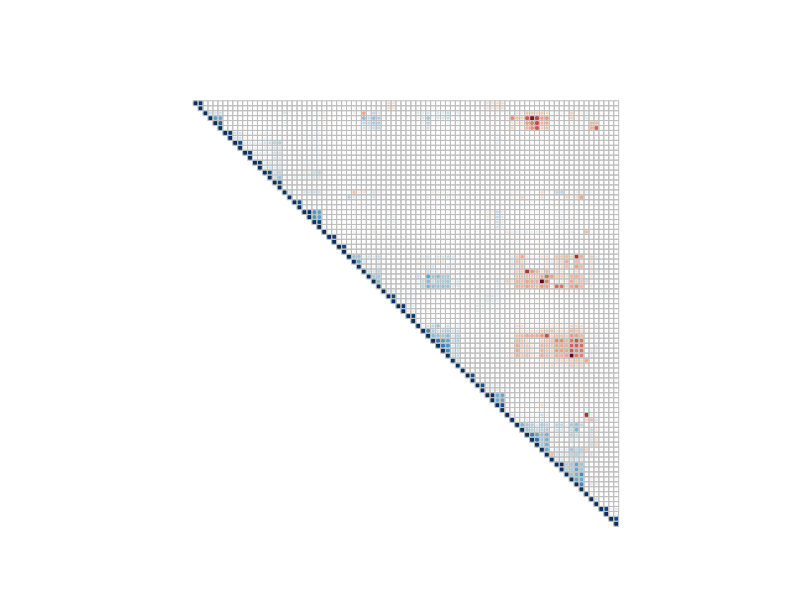

Recreate this plot in R. (Note: this script raises an error after producing the figure.)
rm(list=ls())

data <- read.csv("./ticdata2000.csv")

str(data)

head(data)

# check for missing data
rows  <- nrow(data)
compcases  <- sum(complete.cases(data))
# if this next logical test returns FALSE, data is missing.
rows==compcases
# no issues, all rows are complete

# Attribute 86, "CARAVAN:Number of mobile home policies", is the target variable.
summary(data$caravan)
posresp  <- sum(data$caravan)
posprop  <- round((posresp/rows), digits =4)
posprop
# so positive response (purchased a mobile home policy) is low: ~6%


# set up corr test function
cor.mtest <- function(mat, conf.level = 0.90){
  mat <- as.matrix(mat)
  n <- ncol(mat)
  p.mat <- lowCI.mat <- uppCI.mat <- matrix(NA, n, n)
  diag(p.mat) <- 0
  diag(lowCI.mat) <- diag(uppCI.mat) <- 1
  for(i in 1:(n-1)){
    for(j in (i+1):n){
      tmp <- cor.test(mat[,i], mat[,j], conf.level = conf.level)
      p.mat[i,j] <- p.mat[j,i] <- tmp$p.value
      lowCI.mat[i,j] <- lowCI.mat[j,i] <- tmp$conf.int[1]
      uppCI.mat[i,j] <- uppCI.mat[j,i] <- tmp$conf.int[2]
    }
  }
  return(list(p.mat, lowCI.mat, uppCI.mat))
}



# set up expanded correlation matrix with conf intervals
library(corrplot)

# this is another correlation matrix, but I want the simplest cor() version here for use later
corrmat <- cor(data, method="pearson", use="complete.obs")
corrmat

res1 <- cor.mtest(data,0.90)


# the lower half shows the correlation coefficient if it is significant at the alpha set below (here 0.1). Need to figure out how to reduce the size of these numbers or increase the size of each box to make them readable
# syntax for mar is  c(bottom, left, top, right) 

corrplot(corrmat, type="upper", mar=c(3, 2, 2, 0), diag=TRUE,  order = "hclust",p.mat = res1[[1]], insig = "blank", sig.level = 0.10, tl.pos="lt", tl.cex=0.6, cl.cex=0.6, cl.ratio=0.2, cex.axis = 0.3, cl.pos="r", tl.offset=1)

# Need to figure out how to reduce the size of these numbers or increase the size of each box to make them readable.  For now, comment this version of the lower half out and swap in ellipses
# corrplot(corrmat, add=TRUE,type="lower", diag=FALSE, tl.pos="n", p.mat = res1[[1]], insig = "blank", method="number", order = "hclust", sig.level = 0.10, cl.pos="n", tl.cex=0.2)

corrplot(corrmat, add=TRUE,type="lower", diag=FALSE, tl.pos="n", p.mat = res1[[1]], insig = "blank", method="ellipse", order = "hclust", sig.level = 0.10, cl.pos="n")


# alternate view - use ellipses until I can fix the lower corr coeff text size in the previous plot
corrplot(corrmat, method="ellipse", mar=c(3, 2, 2, 0), order = "hclust", p.mat = res1[[1]], sig.level = 0.10, insig = "blank", tl.cex=0.6, tl.offset=1)

